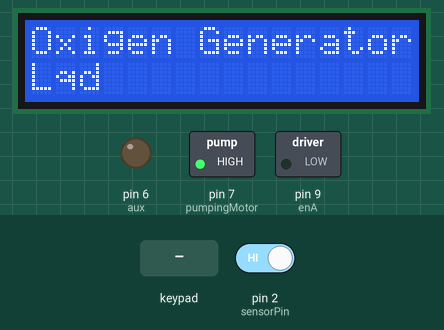
This sketch was run on a simulated Arduino Mega 2560, built with avr-gcc and run on an emulated ATmega2560. Shown: 16×2 character LCD, switched loads named in the sketch (green lamp = pin HIGH), output pins drawn as LEDs (lit = HIGH). The test bench sets the inputs (shaded band); at power-on: pin 2 (sensorPin) HIGH. What the sketch prints to the serial monitor is not drawn.

Above: at 0.8 s.
0.9 s: key '#' pressed
At 1.6 s:
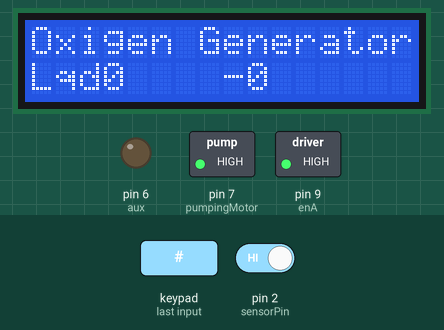
Timing chart, 0 to 3.9 s (numbered marks = the images above; inputs shaded):
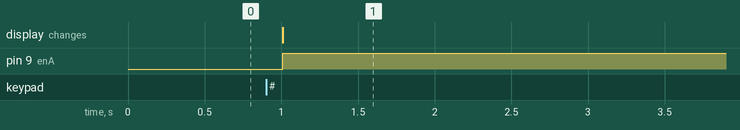

Measured:
- after the input at 0.9 s, pin 9 (enA): LOW → HIGH after 0.11 s; the display: changes after 0.11 s (image 1)

The sketch:

proiect_mes.ino
```cpp
#include <Keypad.h>
#include <LiquidCrystal_I2C.h>
LiquidCrystal_I2C lcd(0x27,16,2);
int sensorInterrupt = 0;  // interrupt 0
int sensorPin       = 2;
#define enA 9 //Digital Pin 9
#define button 3
int pumpingMotor = 7;
int aux = 6;
unsigned int SetPoint = 400; //400 milileter

float calibrationFactor = 75;
int system_on = 1;

volatile byte pulseCount = 0;

float flowRate = 0.0;
unsigned int flowMilliLitres = 0;
unsigned long totalMilliLitres = 0;

unsigned long oldTime = 0;

const byte ROWS = 4;
const byte COLS = 4;
char keys[ROWS][COLS] = { //keypad
  {'#', 'B', '8', '4'},
  {'#', 'A', '7', '3'},
  {'#', '0', '6', '2'},
  {'#', '9', '5', '1'}
};
byte rowPins[ROWS] = { 53, 52, 51, 50 };
byte colPins[COLS] = { 49, 48, 47, 46 };
Keypad kpd = Keypad( makeKeymap(keys), rowPins, colPins, ROWS, COLS );
unsigned long int waterlevel=0;

void setup()
{

  lcd.init();
  lcd.clear();
  lcd.backlight();      // Make sure backlight is on

  lcd.setCursor(0,0);   //Move cursor to character 2 on line 1
  lcd.print("Oxigen Generator");

  // Initialize a serial connection for reporting values to the host
  Serial.begin(9600);
  pinMode(enA, OUTPUT);
  pinMode(pumpingMotor, OUTPUT);
  pinMode(aux, OUTPUT);
  digitalWrite(pumpingMotor, HIGH);
  digitalWrite(aux, LOW);
  pinMode(sensorPin, INPUT);
  digitalWrite(sensorPin, HIGH);
  lcd.setCursor(0,1);
  lcd.print("Lqd");
   waterlevel=GetNumber();

  attachInterrupt(sensorInterrupt, pulseCounter, FALLING); //you can use Rising or Falling
}

void loop()
{

  {
    if ((millis() - oldTime) > 1000)
    {
      detachInterrupt(sensorInterrupt);
      flowRate = ((1000.0 / (millis() - oldTime)) * pulseCount) / calibrationFactor;
      oldTime = millis();
      flowMilliLitres = (flowRate / 60) * 1000;


      totalMilliLitres += flowMilliLitres;

      unsigned int frac;
      Serial.print(totalMilliLitres);
      Serial.print("-");
      Serial.print(waterlevel);
      Serial.print("\t");

      if (totalMilliLitres <= waterlevel)
      {
        lcd.setCursor(3,1);
        lcd.print(waterlevel);
        lcd.setCursor(8,1);
        lcd.print("-");
        lcd.setCursor(9,1);
        lcd.print(totalMilliLitres);
        SetpumpingMotor();
      }
      else {
        int pwmOutput = 0;
        lcd.clear();
        lcd.setCursor(0,0);
        lcd.print("GATA");
        analogWrite(enA, pwmOutput);
      }
      pulseCount = 0;
      attachInterrupt(sensorInterrupt, pulseCounter, FALLING);
    }
  }
}

//Insterrupt Service Routine

void pulseCounter()
{
  // Increment the pulse counter
  pulseCount++;
}

void SetpumpingMotor()
{
  int pwmOutput = 255;
  analogWrite(enA, pwmOutput);
  digitalWrite(pumpingMotor, HIGH);
  digitalWrite(aux, LOW);
}

unsigned long int GetNumber()
{
  int num = 0;
  char key = kpd.getKey();
  while (key != '#')
  {
    switch (key)
    {
      case NO_KEY:
        break;

      case '0': case '1': case '2': case '3': case '4':
      case '5': case '6': case '7': case '8': case '9':
        num = num * 10 + (key - '0');
        break;

      case '*':
        num = 0;
        break;
    }

    key = kpd.getKey();
  }

  return num;
}
```
